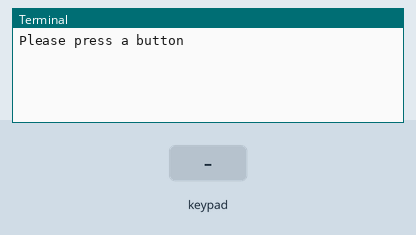
Simulated run of this program. Board: Raspberry Pi (BCM pin numbers). On the bench: the last lines printed to the terminal. The test bench sets the inputs (shaded band).

Above: at 1.2 s.
1.3 s: key '1' pressed
At 2.3 s:
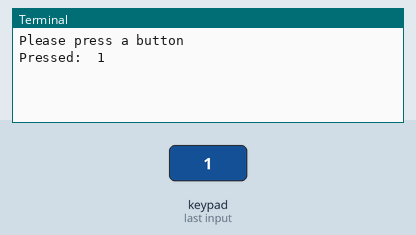
2.8 s: keypad keys 1 2 # pressed 0.4 s apart
At 4.2 s:
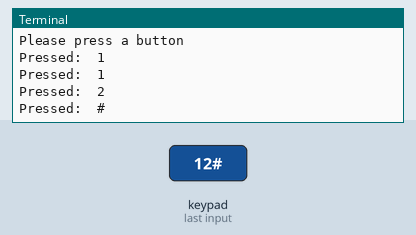
5.5 s: key 'A' pressed
At 6.7 s:
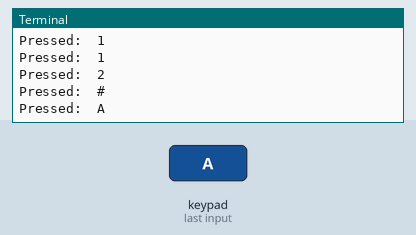
7.0 s: keypad keys 1 2 * pressed 0.4 s apart
At 8.6 s:
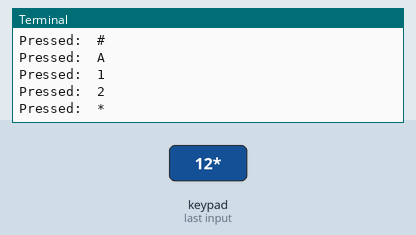
9.7 s: key 'D' pressed
At 10.9 s:
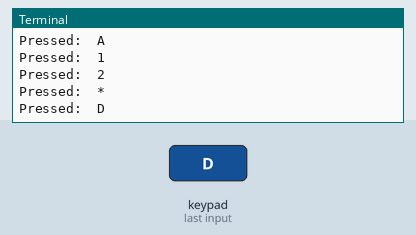
11.2 s: key 'B' pressed
At 12.3 s:
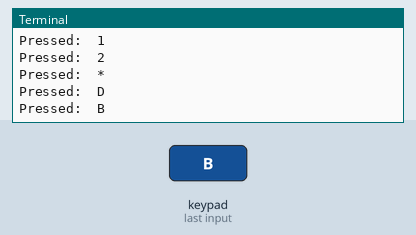

The program:

keypad.py
```python
from gpiozero import LED, Button
from time import sleep

keypad_rows = [14, 15, 18, 23]
keypad_columns = [24, 25, 8, 7]

row_leds = [LED(pin) for pin in keypad_rows]
col_buttons = [Button(pin) for pin in keypad_columns]
matrix_keys = [['1', '2', '3', 'A'],
		['4', '5', '6', 'B'],
		['7', '8', '9', 'C'],
		['*', '0', '#', 'D']]

not_pressed_keys = set([])

row1 = set([0, 1, 2, 3])

print("Please press a button")

def scankeys():
	for row, row_led in enumerate(row_leds):
		row_leds[row].on()
		for col, col_button in enumerate(col_buttons):
			if col_button.is_pressed:
				not_pressed_keys.add(row)
				if(len(not_pressed_keys) == 3):
					pressed_row = set(row1) - set(not_pressed_keys)
					print('Pressed: ', matrix_keys[sum(pressed_row)][col])
					pressed_row.clear()
					not_pressed_keys.clear()
					sleep(0.5)
		row_leds[row].off()

try:
	while True:
		scankeys()
except KeyboardInterrupt:
	pass
```

Measured:
- after the input at 1.3 s, the terminal: prints a new line at once (image 1)
- after the input at 2.8 s, the terminal: prints a new line after 0.50 s (image 2)
- after the input at 5.5 s, the terminal: prints a new line at once (image 3)
- after the input at 7.0 s, the terminal: prints a new line at once (image 4)
- after the input at 9.7 s, the terminal: prints a new line at once (image 5)
- after the input at 11.2 s, the terminal: prints a new line at once (image 6)
